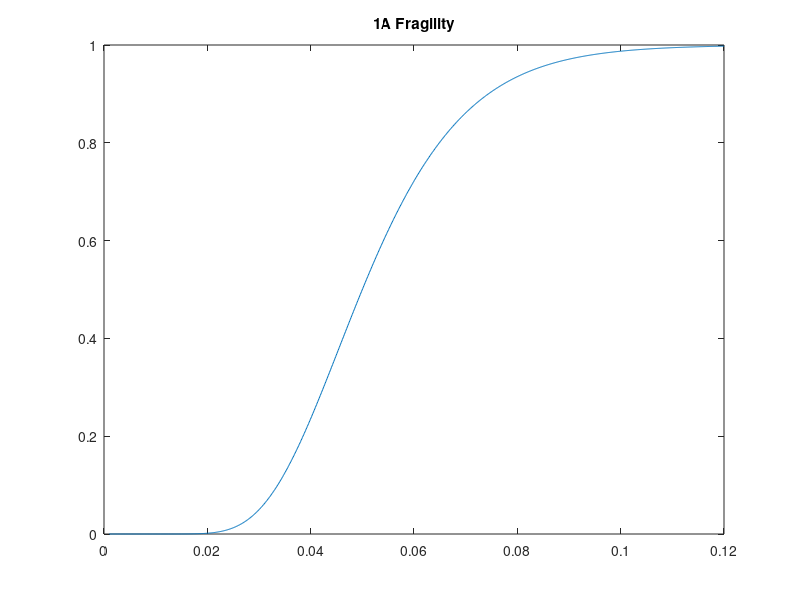

MATLAB code for this plot: (Note: this script raises an error after producing the figure.)
close all, clear all;
%% Hazard Curve Read in 
%hazard = xlsread('HW6_Hazard.xlsx','A10:B1809')
load('HW8_hazardcurve.mat')

% Mean Annual Frequency for MCE Event
MAF = -log(1 - 0.02) / 50;
% Extrapolate to Intensity Measure at MCE Level
IM_MCE = interp1(hazard(:,2),hazard(:,1),MAF);
IM_DBE = 2/3*IM_MCE;
Sa = hazard(:,1);

%% Fragility Read in 
Intensity = load('Intensity.mat');
% Stripes
Stripe = [.0918, .198, .305, .411, .518, .625, .731, .838];

% Fragility parameters for post Northridge
med_fragility = .05; 
sigma_ln_fragility = .31;

% Create Fragility
EDP = linspace(.001, .12, 1000);
P_C_EDP = normcdf((log(EDP) - log(med_fragility))/sigma_ln_fragility);

% Plot the fragility to check
figure
plot(EDP, P_C_EDP)
title('1A Fragility')

%% A1
% Fields variable for ability to loop over all fields in structure
fields = fieldnames(Intensity.Intensity);
Int = Intensity.Intensity;

% Loop over all IL's (fields) and find the median at each story
for i=1:numel(fields)
    data = Int.(fields{i});
    for j = 1:size(data,1)
        med.(fields{i})(j,1) = median(data(j,:));
        sigmaln_t.(fields{i})(j,1) = std(log(data(j,:)));
    end
end

% 2nd story median, sigma for MCE event
index = 4; % For the second story

for i = 1:numel(fields)
    m_temp(i) = med.(fields{i})(index);
    s_temp(i) = sigmaln_t.(fields{i})(index);  
end
    
MCE_median = interp1(Stripe, m_temp, IM_MCE); 
MCE_sig = interp1(Stripe, s_temp, IM_MCE);

PDF_MCE = (1./(EDP.*MCE_sig.*sqrt(2*pi))).*exp(-((log(EDP)-log(MCE_median)).^2)./(2*(MCE_sig^2)));

% Collapse Fragility Calculation
handles.numberCollapse= [0,0,0,0,1,2,4,3];
n = 7;
output = CollapseFragility(Stripe, n, handles, Sa);
param_collapse = output.parameters;

P_C_MCE = normcdf((log(IM_MCE)-log(param_collapse(1)))/param_collapse(2));
P_NC_MCE = 1 - P_C_MCE;

figure 
plot(EDP, PDF_MCE)
title('EDP/PDF Check MCE')

%Probability of Fracture Given No Collapse
P_fracture_MCE_NC = trapz(EDP, PDF_MCE.*P_C_EDP);
P_fracture_C = 1; %Assume if building collapses the connnection fractures

%Calculate Probability of Collapse Using Fragility Function
P_C_MCE = normcdf((log(IM_MCE)-log(param_collapse(1)))/param_collapse(2));
P_NC_MCE = 1 - P_C_MCE;

%Probability of Fracture Given MCE
P_fracture_MCE = P_fracture_MCE_NC*P_NC_MCE + P_fracture_C*P_C_MCE;

disp('Fracture Probability of Pre-North Connection under MCE: ')
disp(P_fracture_MCE)

%% A2
DBE_median = interp1(Stripe, m_temp, IM_DBE); 
DBE_sig = interp1(Stripe, s_temp, IM_DBE);

PDF_DBE = (1./(EDP.*DBE_sig.*sqrt(2*pi))).*exp(-((log(EDP)-log(DBE_median)).^2)./(2*(DBE_sig^2)));
figure 
plot(EDP, PDF_DBE)
title('EDP/PDF Check DBE')

%Probabilty of Fracture Given No Collapse
P_fracture_DBE_NC = trapz(EDP, PDF_DBE.*P_C_EDP);

%Probability of Collapse from Fragility Function
P_C_DBE = normcdf((log(IM_DBE)-log(param_collapse(1)))/param_collapse(2));
P_NC_DBE = 1 - P_C_DBE;

%Probability of Fracture Given DBE
P_fracture_DBE = P_fracture_DBE_NC*P_NC_DBE + P_fracture_C*P_C_DBE;

disp('Fracture Probability of Pre-North Connection under DBE: ')
disp(P_fracture_DBE)


%% A3 
% Fragility parameters for post Northridge
med_fragility = .0181; 
sigma_ln_fragility = .44;

% Create Fragility
EDP = linspace(.001, .12, 1000);
P_C_EDP_prenorth = normcdf((log(EDP) - log(med_fragility))/sigma_ln_fragility);

% Plot the fragility to check
figure
plot(EDP, P_C_EDP)

P_fracture_MCE_NC = trapz(EDP, PDF_MCE.*P_C_EDP_prenorth);

%Probability of Fracture Given MCE
P_fracture_MCE = P_fracture_MCE_NC*P_NC_MCE + P_fracture_C*P_C_MCE;

disp('Fracture Probability of Connection under MCE: ')
disp(P_fracture_MCE)

P_fracture_DBE_NC = trapz(EDP, PDF_DBE.*P_C_EDP_prenorth);

%Probability of Fracture Given DBE
P_fracture_DBE = P_fracture_DBE_NC*P_NC_DBE + P_fracture_C*P_C_DBE;

disp('Fracture Probability of Connection under DBE: ')
disp(P_fracture_DBE)

%% B1
%Enter Fragility Functions for One Sided Connections
%Each Column is a damage state
onesided = [.03, .04, .05; .3, .3, .3];
DS = zeros(length(EDP), size(onesided, 2)+1);

%Probability of Exceeding Damage State
for i = 1:size(onesided, 2)
    DS(:, i) = normcdf((log(EDP)-log(onesided(1,i)))/(onesided(2, i)));
end

%Probabiilty of Being Within Damage State
PDS = zeros(length(EDP), size(onesided, 2)+1);
PDS(:,1) = 1-DS(:,1);

for i = 1:size(onesided, 2)
    PDS(:,i+1) = DS(:,i)-DS(:,i+1);
end

%Plot Probability of Being Within Damage States
figure
hold on
for i = 1:4
    plot(EDP, PDS(:,i))
end
legend('No Damage', 'DS1','DS2','DS3')
title('Probability of Being in certain Damage State')

%Enter median of losses given a damage state
m_DS_1S = [0, 17400, 29300, 29300];
m_DS_2S = [0, 30000, 61000, 52300];

%Enter dispersion of expected losses given a damage state
s_DS_1S = [0, 0.35, 0.31, 0.31];
s_DS_2S = [0, 0.28, 0.28, 0.28];

%Calculate mean(expected) loss given a damage state
EL_DS_1S = m_DS_1S.*exp(0.5*s_DS_1S.^2);
EL_DS_2S = m_DS_2S.*exp(0.5*s_DS_2S.^2);

% Expected Loss Given EDP for 1 sided connection or 2 sided conenction
EL_EDP_1S = PDS(:,2)*EL_DS_1S(2) + PDS(:,3)*EL_DS_1S(3) + PDS(:,4)*EL_DS_1S(4);
EL_EDP_2S = PDS(:,2)*EL_DS_2S(2) + PDS(:,3)*EL_DS_2S(3) + PDS(:,4)*EL_DS_2S(4);

numcxn_story = [2 4;
                2 4;
                4 4;
                4 4;
                4 4];

EL_EDP_Story = EL_EDP_1S'.*numcxn_story(:,1) + EL_EDP_2S'.*numcxn_story(:,2);

% Find Median and Dispersion of EDP for each story and each stripe
numfloors = 5;
PDF_MCE_story = zeros(numfloors, length(EDP));
for j = 1:numfloors %loop over stories
    for i = 1:numel(fields) %loop over stripes
        m_temp(i) = med.(fields{i})(j); % take median of values from each GM
        s_temp(i) = sigmaln_t.(fields{i})(j); %standard deviations of values from each GM
    end

    %Linearly interpolate for value at exact intensity performing analysis at
    MCE_median = interp1(Stripe, m_temp, IM_MCE);
    MCE_sig = interp1(Stripe, s_temp, IM_MCE);

    %Calculation the probability of observing each EDP value at each story
    %given MCE
    PDF_MCE_story(j, :) = (1./(EDP.*MCE_sig.*sqrt(2*pi))).*exp(-((log(EDP)-log(MCE_median)).^2)./(2*(MCE_sig^2)));
end

% Plot EDP v. PDF(EDP given MCE)
figure
hold on
for i = 1:numfloors
    plot(EDP, PDF_MCE_story(i,:))
end
legend('Story 5', 'Story 4', 'Story 3', 'Story 2', 'Story 1')


LStory_IM = zeros(1,numfloors);
for i = 1:numfloors
    LStory_IM(i) = trapz(EDP, PDF_MCE_story(i,:).*EL_EDP_Story(i,:));
end

L_IM_NC = sum(LStory_IM);

L_C_story = 45000*numcxn_story(:,1) + 70000*numcxn_story(:,2);
L_C = sum(L_C_story);

P_C_MCE = normcdf((log(IM_MCE)-log(param_collapse(1)))/param_collapse(2));
P_NC_MCE = 1 - P_C_MCE;

L_MCE = L_IM_NC*P_NC_MCE + L_C*P_C_MCE;
disp('Expected Loss MCE')
disp(L_MCE)






